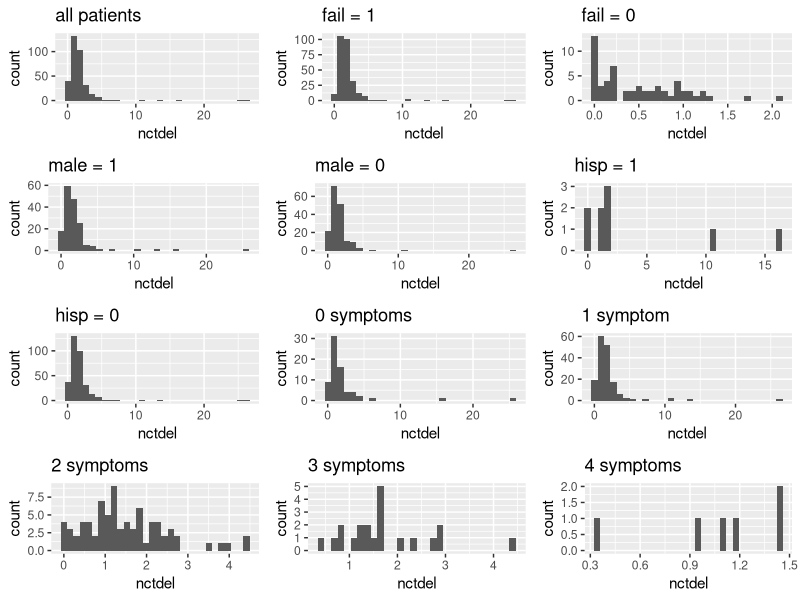
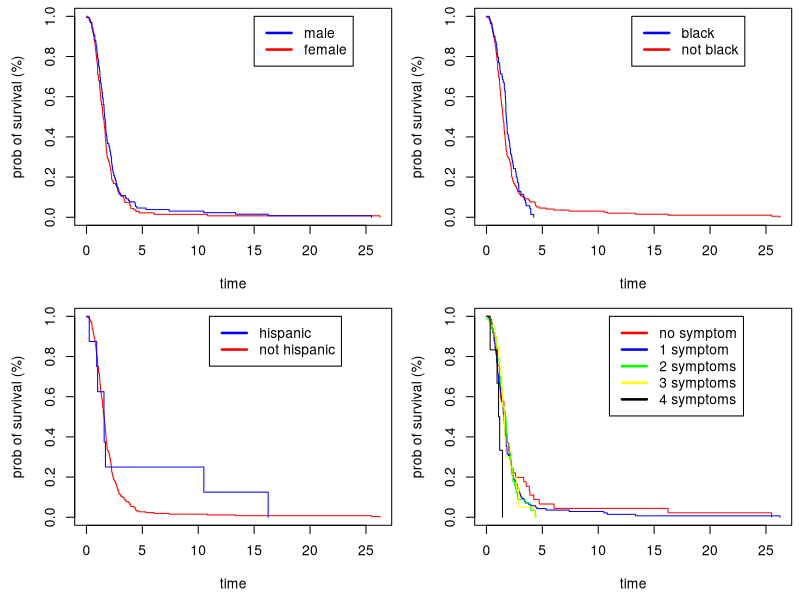
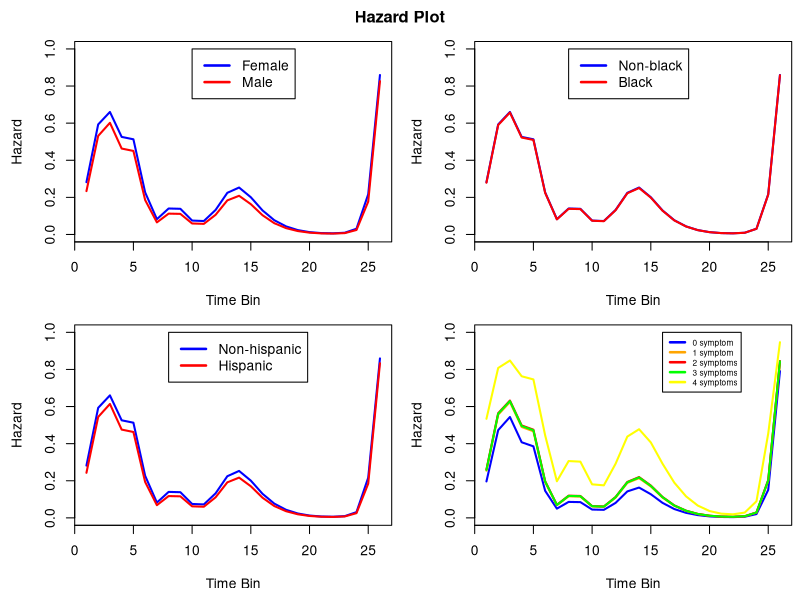

Write R code to recreate these figures, in order.
## ---- chunk 1
knitr::opts_chunk$set(echo = TRUE)
library(ggplot2)
library(survival)
## ---- chunk 2
data <- read.table("kellydat.txt", header = TRUE)

require(gridExtra)

kellydat = read.table("kellydat.txt", header = TRUE)
kellydat$sn0 = ifelse(kellydat$sn1 + kellydat$sn2 + kellydat$sn3 + kellydat$all4, 0, 1)
## ---- chunk 3
kellydat$symptom = rep(0, length(kellydat$sn1))
for (i in 1:length(kellydat$nctdel)){
  if (kellydat$sn1[i] == 1){
    kellydat$symptom[i] = 1
  }
  if (kellydat$sn2[i] == 1){
    kellydat$symptom[i] = 2
  } 
  if (kellydat$sn3[i] == 1){
    kellydat$symptom[i] = 3
  }
  if (kellydat$all4[i] == 1){
    kellydat$symptom[i] = 4
  }
}
## ---- chunk 4
all = ggplot(data=kellydat, aes(nctdel)) + geom_histogram() + ggtitle("all patients")
fail_1 = ggplot(data=kellydat[kellydat$fail == 1,], aes(nctdel)) + geom_histogram() + ggtitle("fail = 1")
fail_0 = ggplot(data=kellydat[kellydat$fail == 0,], aes(nctdel)) + geom_histogram() + ggtitle("fail = 0")
male_1 = ggplot(data=kellydat[kellydat$male == 1,], aes(nctdel)) + geom_histogram() + ggtitle("male = 1")
male_0 = ggplot(data=kellydat[kellydat$male == 0,], aes(nctdel)) + geom_histogram() + ggtitle("male = 0")
hisp_1 = ggplot(data=kellydat[kellydat$hisp == 1,], aes(nctdel)) + geom_histogram() + ggtitle("hisp = 1")
hisp_0 = ggplot(data=kellydat[kellydat$hisp == 0,], aes(nctdel)) + geom_histogram() + ggtitle("hisp = 0")
sn0_1 = ggplot(data=kellydat[kellydat$sn0 == 1,], aes(nctdel)) + geom_histogram() + ggtitle("0 symptoms")
sn1_1 = ggplot(data=kellydat[kellydat$sn1 == 1,], aes(nctdel)) + geom_histogram() + ggtitle("1 symptom")
sn2_1 = ggplot(data=kellydat[kellydat$sn2 == 1,], aes(nctdel)) + geom_histogram() + ggtitle("2 symptoms")
sn3_1 = ggplot(data=kellydat[kellydat$sn3 == 1,], aes(nctdel)) + geom_histogram() + ggtitle("3 symptoms")
all4_1 = ggplot(data=kellydat[kellydat$all4 == 1,], aes(nctdel)) + geom_histogram() + ggtitle("4 symptoms")

grid.arrange(all, fail_1, fail_0, male_1, male_0, hisp_1, hisp_0, sn0_1, sn1_1, sn2_1, sn3_1, all4_1, ncol=3)

## ---- chunk 5
library(survival)
par(mfrow=c(2,2))
d2 = Surv(time=kellydat$nctdel, event=kellydat$fail)

km1 = survfit(d2 ~ kellydat$male)
par(mar=c(4.5, 4.5, 0.5, 0.5))
plot(km1, col = c("red", "blue"), xlab = "time", ylab = "prob of survival (%)")
legend(15, 1.0, c("male", "female"), lty=c(1,1), lwd=c(2.5,2.5),col=c("blue","red"))

km2 = survfit(d2 ~ kellydat$black)
plot(km2, col = c("red", "blue"), xlab = "time", ylab = "prob of survival (%)")
legend(13, 1.0, c("black", "not black"), lty=c(1,1), lwd=c(2.5,2.5),col=c("blue","red"))

km3 = survfit(d2 ~ kellydat$hisp)
par(mar=c(4.5, 4.5, 0.5, 0.5))
plot(km3, col = c("red", "blue"), xlab = "time", ylab = "prob of survival (%)")
legend(11, 1.0, c("hispanic", "not hispanic"), lty=c(1,1), lwd=c(2.5,2.5),col=c("blue","red"))

km4 = survfit(d2 ~ kellydat$symptom)
plot(km4, col = c("red", "blue", "green", "yellow", "black"), xlab = "time", ylab = "prob of survival (%)")
legend(11, 1.0, c("no symptom", "1 symptom", "2 symptoms", "3 symptoms", "4 symptoms"), lty=c(1,1), lwd=c(2.5,2.5),col=c("red", "blue", "green", "yellow", "black"))
## ---- chunk 6
# GLM without kernel
data_pp <- read.table("processed.csv", header=TRUE)
m1 = glm(assessment ~ p1 + p2 + p3 + p4 + p5 + p6 + p7 + p8 + p9 + p10 + p11 + p12 + p13 + male + black + hisp + sn1 + sn2 + sn3 + all4, data = data_pp)
summary(m1)
## ---- chunk 7
d = kellydat
times <- kellydat$nctdel
total_bins <- 26
bin_len <- max(times)/total_bins

censored <- kellydat$fail

# this is pretty ugly. Let's smooth it out with kernel regression.

# set up the kernels
kernels <- 14
#tau <- seq(from=1, to=total_bins, length.out = kernels)
tau = c(0.1, 0.2, 0.35, 0.55, 0.8, 1.1, 1.5, 2, 2.8, 4, 6, 9, 14, 24)
#sig = (tau[2]-tau[1])/2
#sigma <- c(sig,sig,sig,sig)
sigma = c(0.05, 0.075, 0.1, 0.125, 0.15, 0.2, 0.25, 0.4, 0.6, 1, 1.5, 2.5, 5, 5)

# we're going to pre-calculate a bunch of kernel weights
# each row is one bin, the columns are the kernel weights for that bin
kernel.weights <- matrix(dnorm(rep(1:total_bins,kernels),rep(tau,each=total_bins),rep(sigma,each=total_bins)), ncol=kernels)

# now we'll create a new transform function
kernel.transformation <- function(time, censored, total_bins, preds) {
  row_num <- ceiling(time/bin_len)
  if (time == 0){
    row_num = 1
  }
  y <- rep(0,row_num)
  if(censored) {
    y[row_num] <- 1
  }
  
  # X has kernel weights instead of the bin indicators that it had before
  X <- array(kernel.weights[1:row_num,],dim=c(row_num,kernels))
  
  vars = matrix(rep(c(preds[1,]$male,preds[1,]$black,preds[1,]$hisp,preds[1,]$sn1,preds[1,]$sn2,preds[1,]$sn3,preds[1,]$all4,preds[1,]$sn0),row_num),
               row_num,8,byrow=TRUE)
  colnames(vars) = c("male", "black", "hisp", "sn1", "sn2", "sn3", "all4", "sn0")

  return(data.frame(y,X,vars))
}

d2 <- kernel.transformation(times[1], censored[1], total_bins, d[1,])
for(i in 2:285) {
  d2 <- rbind(d2, kernel.transformation(times[i], censored[i], total_bins, d[i,]))
}

test.data <- kernel.transformation(times[286], total_bins,
                                   censored[286],
                                   d[286,])
for (j in 287:length(times)){
  test.data <- rbind(test.data, kernel.transformation(times[j], censored[j], total_bins,
                                                      d[j,]))
}
m2 <- glm(y ~ 0 + ., data=d2, family="binomial")
summary(m2)
# Without symptoms
m3 <- glm(y ~ 0 + X1 + X2 + X3 + X4 + X5 + X6 + X7 + X8 + X9 + X10 + X11 + X12 + X13 + X14 + male + black + hisp, data=d2, family="binomial")
# Without male, black, hisp
m4 <- glm(y ~ 0 + X1 + X2 + X3 + X4 + X5 + X6 + X7 + X8 + X9 + X10 + X11 + X12 + X13 + X14 + sn0 + sn1 + sn2 + sn3 + all4, data=d2, family="binomial")
# Full vs Reduced for symptoms
anova(m2,m3,test="Chisq")
## ---- chunk 8
# Full vs Reduced for black male and hisp
anova(m2,m4,test="Chisq")
## ---- chunk 9
## Hazard Plot Male vs. Female for Non-black and Non-hispanic
par(mfrow=c(2,2), oma=c(0,0,2,0))
dt_0 <- d[1,]
dt_0$nctdel <- total_bins
dt_0$fail <- 1
dt_0$male <- 0
dt_0$black <- 0
dt_0$hisp <- 0
dt_0$sn1 <- 1
dt_0$sn2 <- 0
dt_0$sn3 <- 0
dt_0$all4 <- 0
dt_0$sn0 <- 0
dt_0$symptom <- 1
dt_0 <- kernel.transformation(dt_0$nctdel, dt_0$fail, total_bins, dt_0)

dt_1 <- d[1,]
dt_1$nctdel <- total_bins
dt_1$fail <- 1
dt_1$male <- 1
dt_1$black <- 0
dt_1$hisp <- 0
dt_1$sn1 <- 1
dt_1$sn2 <- 0
dt_1$sn3 <- 0
dt_1$all4 <- 0
dt_1$sn0 <- 0
dt_1$symptom <- 1
dt_1 <- kernel.transformation(dt_1$nctdel, dt_1$fail, total_bins, dt_1)

hazard.logodds.0 <- predict(m2, newdata = dt_0)
hazard.0 <- exp(hazard.logodds.0)/(1+exp(hazard.logodds.0))

hazard.logodds.1 <- predict(m2, newdata = dt_1)
hazard.1 <- exp(hazard.logodds.1)/(1+exp(hazard.logodds.1))
par(mar=c(4.5, 4.5, 0.5, 0.5))
plot(1:length(hazard.0), hazard.0, type='l', ylim=range(c(0,1)), col = c('blue'),
     xlab = "Time Bin",
     ylab = "Hazard",
     lwd=2)
lines(1:length(hazard.1), hazard.1, type='l', col = c('red'), lwd=2)
legend(x=10, y=1, c("Female", "Male"), lty=c(1,1), lwd=c(2.5,2.5),col=c("blue", "red"))

## Hazard Plot Black vs. Non-black for Female and Non-hispanic with 1 Symptom
dt_0 <- d[1,]
dt_0$nctdel <- total_bins
dt_0$fail <- 1
dt_0$male <- 0
dt_0$black <- 0
dt_0$hisp <- 0
dt_0$sn1 <- 1
dt_0$sn2 <- 0
dt_0$sn3 <- 0
dt_0$all4 <- 0
dt_0$sn0 <- 0
dt_0$symptom <- 1
dt_0 <- kernel.transformation(dt_0$nctdel, dt_0$fail, total_bins, dt_0)

dt_1 <- d[1,]
dt_1$nctdel <- total_bins
dt_1$fail <- 1
dt_1$male <- 0
dt_1$black <- 1
dt_1$hisp <- 0
dt_1$sn1 <- 1
dt_1$sn2 <- 0
dt_1$sn3 <- 0
dt_1$all4 <- 0
dt_1$sn0 <- 0
dt_1$symptom <- 1
dt_1 <- kernel.transformation(dt_1$nctdel, dt_1$fail, total_bins, dt_1)

hazard.logodds.0 <- predict(m2, newdata = dt_0)
hazard.0 <- exp(hazard.logodds.0)/(1+exp(hazard.logodds.0))

hazard.logodds.1 <- predict(m2, newdata = dt_1)
hazard.1 <- exp(hazard.logodds.1)/(1+exp(hazard.logodds.1))

plot(1:length(hazard.0), hazard.0, type='l', ylim=range(c(0,1)), col = c('blue'),
     xlab = "Time Bin",
     ylab = "Hazard",
     lwd=2)
lines(1:length(hazard.1), hazard.1, type='l', col = c('red'), lwd=2)
legend(x=8, y=1, c("Non-black", "Black"), lty=c(1,1), lwd=c(2.5,2.5),col=c("blue", "red"))

## Hazard Plot Hispanic vs. Non-hispanic for Female and Non-black with 1 Symptom
dt_0 <- d[1,]
dt_0$nctdel <- total_bins
dt_0$fail <- 1
dt_0$male <- 0
dt_0$black <- 0
dt_0$hisp <- 0
dt_0$sn1 <- 1
dt_0$sn2 <- 0
dt_0$sn3 <- 0
dt_0$all4 <- 0
dt_0$sn0 <- 0
dt_0$symptom <- 1
dt_0 <- kernel.transformation(dt_0$nctdel, dt_0$fail, total_bins, dt_0)

dt_1 <- d[1,]
dt_1$nctdel <- total_bins
dt_1$fail <- 1
dt_1$male <- 0
dt_1$black <- 0
dt_1$hisp <- 1
dt_1$sn1 <- 1
dt_1$sn2 <- 0
dt_1$sn3 <- 0
dt_1$all4 <- 0
dt_1$sn0 <- 0
dt_1$symptom <- 1
dt_1 <- kernel.transformation(dt_1$nctdel, dt_1$fail, total_bins, dt_1)

hazard.logodds.0 <- predict(m2, newdata = dt_0)
hazard.0 <- exp(hazard.logodds.0)/(1+exp(hazard.logodds.0))

hazard.logodds.1 <- predict(m2, newdata = dt_1)
hazard.1 <- exp(hazard.logodds.1)/(1+exp(hazard.logodds.1))
par(mar=c(4.5, 4.5, 0.5, 0.5))
plot(1:length(hazard.0), hazard.0, type='l', ylim=range(c(0,1)), col = c('blue'),
     xlab = "Time Bin",
     ylab = "Hazard",
     lwd=2)
lines(1:length(hazard.1), hazard.1, type='l', col = c('red'), lwd=2)
legend(x=8,y=1, c("Non-hispanic", "Hispanic"), lty=c(1,1), lwd=c(2.5,2.5),col=c("blue", "red"))

## Hazard Plot Symptom (Plotted using the reduced model that takes out black, hisp, and male)
dt_0 <- d[1,]
dt_0$nctdel <- total_bins
dt_0$fail <- 1
dt_0$male <- 0
dt_0$black <- 0
dt_0$hisp <- 0
dt_0$sn1 <- 0
dt_0$sn2 <- 0
dt_0$sn3 <- 0
dt_0$all4 <- 0
dt_0$sn0 <- 1
dt_0$symptom <- 0
dt_0 <- kernel.transformation(dt_0$nctdel, dt_0$fail, total_bins, dt_0)

dt_1 <- d[1,]
dt_1$nctdel <- total_bins
dt_1$fail <- 1
dt_1$male <- 0
dt_1$black <- 0
dt_1$hisp <- 0
dt_1$sn1 <- 1
dt_1$sn2 <- 0
dt_1$sn3 <- 0
dt_1$all4 <- 0
dt_1$sn0 <- 0
dt_1$symptom <- 1
dt_1 <- kernel.transformation(dt_1$nctdel, dt_1$fail, total_bins, dt_1)

dt_2 <- d[1,]
dt_2$nctdel <- total_bins
dt_2$fail <- 1
dt_2$male <- 0
dt_2$black <- 0
dt_2$hisp <- 0
dt_2$sn1 <- 0
dt_2$sn2 <- 1
dt_2$sn3 <- 0
dt_2$all4 <- 0
dt_2$sn0 <- 0
dt_2$symptom <- 2
dt_2 <- kernel.transformation(dt_2$nctdel, dt_2$fail, total_bins, dt_2)

dt_3 <- d[1,]
dt_3$nctdel <- total_bins
dt_3$fail <- 1
dt_3$male <- 0
dt_3$black <- 0
dt_3$hisp <- 0
dt_3$sn1 <- 0
dt_3$sn2 <- 0
dt_3$sn3 <- 1
dt_3$all4 <- 0
dt_3$sn0 <- 0
dt_3$symptom <- 3
dt_3 <- kernel.transformation(dt_3$nctdel, dt_3$fail, total_bins, dt_3)

dt_4 <- d[1,]
dt_4$nctdel <- total_bins
dt_4$fail <- 1
dt_4$male <- 0
dt_4$black <- 0
dt_4$hisp <- 0
dt_4$sn1 <- 0
dt_4$sn2 <- 0
dt_4$sn3 <- 0
dt_4$all4 <- 1
dt_4$sn0 <- 0
dt_4$symptom <- 4
dt_4 <- kernel.transformation(dt_4$nctdel, dt_4$fail, total_bins, dt_4)

hazard.logodds.0 <- predict(m4, newdata = dt_0)
hazard.0 <- exp(hazard.logodds.0)/(1+exp(hazard.logodds.0))

hazard.logodds.1 <- predict(m4, newdata = dt_1)
hazard.1 <- exp(hazard.logodds.1)/(1+exp(hazard.logodds.1))

hazard.logodds.2 <- predict(m4, newdata = dt_2)
hazard.2 <- exp(hazard.logodds.2)/(1+exp(hazard.logodds.2))

hazard.logodds.3 <- predict(m4, newdata = dt_3)
hazard.3 <- exp(hazard.logodds.3)/(1+exp(hazard.logodds.3))

hazard.logodds.4 <- predict(m4, newdata = dt_4)
hazard.4 <- exp(hazard.logodds.4)/(1+exp(hazard.logodds.4))

plot(1:length(hazard.0), hazard.0, type='l', ylim=range(c(0,1)), col = c('blue'),
     xlab = "Time Bin",
     ylab = "Hazard",
     lwd=2)
lines(1:length(hazard.1), hazard.1, type='l', col = c('orange'), lwd=2)
lines(1:length(hazard.2), hazard.2, type='l', col = c('red'), lwd=2)
lines(1:length(hazard.3), hazard.3, type='l', col = c('green'), lwd=2)
lines(1:length(hazard.4), hazard.4, type='l', col = c('yellow'), lwd=2)
legend(x=16,y=1,cex = 0.6, c("0 symptom", "1 symptom", "2 symptoms", "3 symptoms", "4 symptoms"), lty=c(1,1), lwd=c(2.5,2.5),col=c("blue", "orange", "red", "green", "yellow"))
title("Hazard Plot", outer=TRUE) 

